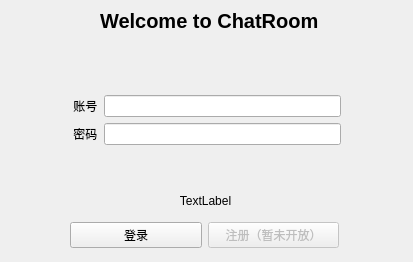
<?xml version="1.0" encoding="UTF-8"?>
<ui version="4.0">
 <class>Form</class>
 <widget class="QWidget" name="Form">
  <property name="geometry">
   <rect>
    <x>0</x>
    <y>0</y>
    <width>413</width>
    <height>262</height>
   </rect>
  </property>
  <property name="windowTitle">
   <string>小小聊天室-登录</string>
  </property>
  <widget class="QWidget" name="verticalLayoutWidget_2">
   <property name="geometry">
    <rect>
     <x>70</x>
     <y>50</y>
     <width>271</width>
     <height>141</height>
    </rect>
   </property>
   <layout class="QVBoxLayout" name="verticalLayout_2">
    <item>
     <layout class="QVBoxLayout" name="verticalLayout">
      <item>
       <layout class="QHBoxLayout" name="horizontalLayout_2">
        <item>
         <widget class="QLabel" name="label_UserID">
          <property name="text">
           <string> 账号</string>
          </property>
         </widget>
        </item>
        <item>
         <widget class="QLineEdit" name="lineEdit_UserID"/>
        </item>
       </layout>
      </item>
      <item>
       <layout class="QHBoxLayout" name="horizontalLayout_4">
        <item>
         <widget class="QLabel" name="label_Password">
          <property name="text">
           <string> 密码</string>
          </property>
         </widget>
        </item>
        <item>
         <widget class="QLineEdit" name="lineEdit_Password">
          <property name="echoMode">
           <enum>QLineEdit::Password</enum>
          </property>
         </widget>
        </item>
       </layout>
      </item>
     </layout>
    </item>
   </layout>
  </widget>
  <widget class="QWidget" name="horizontalLayoutWidget">
   <property name="geometry">
    <rect>
     <x>70</x>
     <y>215</y>
     <width>269</width>
     <height>41</height>
    </rect>
   </property>
   <layout class="QHBoxLayout" name="horizontalLayout">
    <item>
     <widget class="QPushButton" name="pushButton_Login">
      <property name="text">
       <string>登录</string>
      </property>
     </widget>
    </item>
    <item>
     <widget class="QPushButton" name="pushButton_Register">
      <property name="enabled">
       <bool>false</bool>
      </property>
      <property name="text">
       <string>注册（暂未开放）</string>
      </property>
     </widget>
    </item>
   </layout>
  </widget>
  <widget class="QLabel" name="label_Title">
   <property name="geometry">
    <rect>
     <x>100</x>
     <y>10</y>
     <width>231</width>
     <height>21</height>
    </rect>
   </property>
   <property name="font">
    <font>
     <pointsize>15</pointsize>
     <weight>75</weight>
     <bold>true</bold>
    </font>
   </property>
   <property name="text">
    <string>Welcome to ChatRoom</string>
   </property>
  </widget>
  <widget class="QLabel" name="label_FeedBack">
   <property name="geometry">
    <rect>
     <x>70</x>
     <y>190</y>
     <width>271</width>
     <height>21</height>
    </rect>
   </property>
   <property name="text">
    <string>TextLabel</string>
   </property>
   <property name="alignment">
    <set>Qt::AlignCenter</set>
   </property>
  </widget>
 </widget>
 <resources/>
 <connections/>
</ui>
